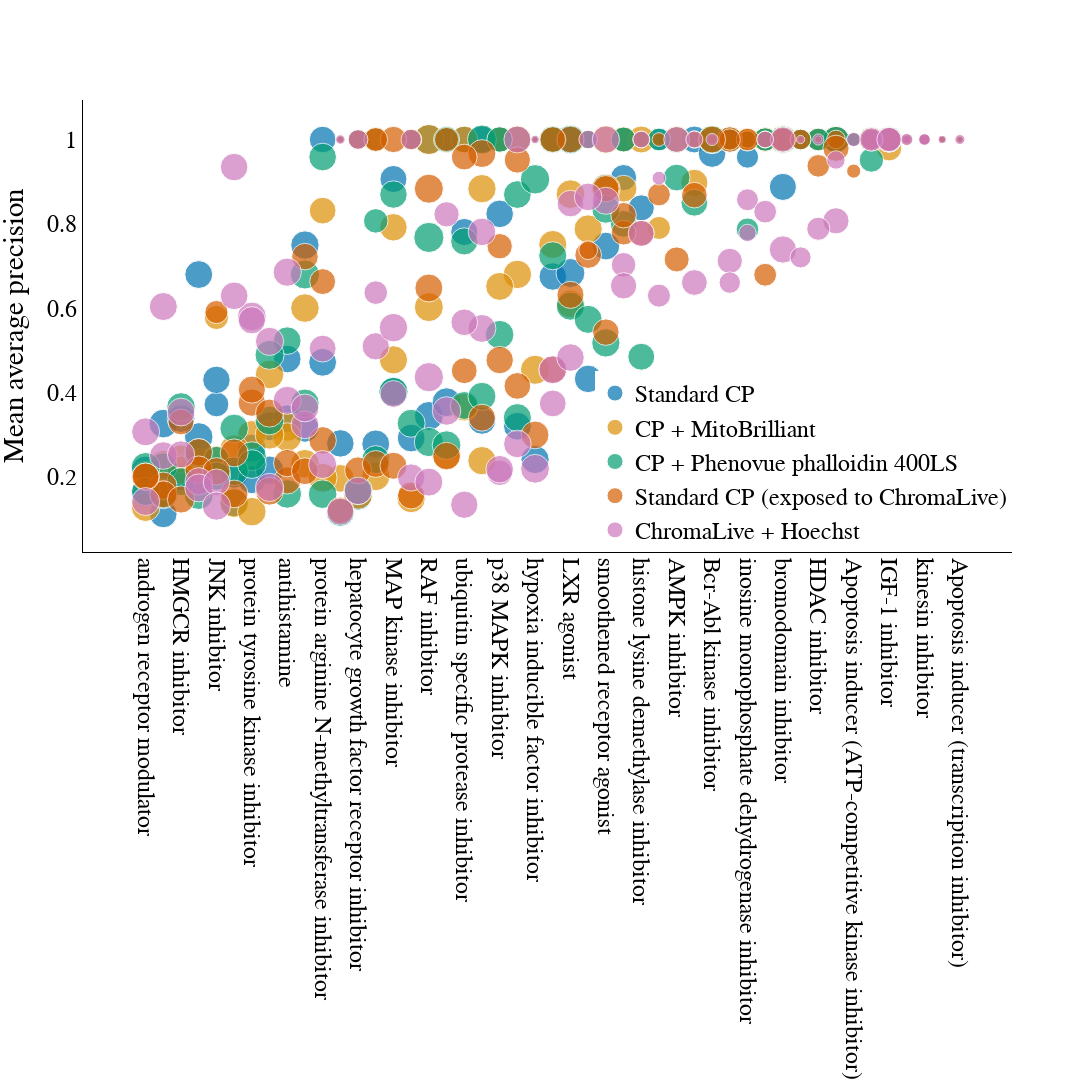

The notebook cell saved with this chart:
### Code cell
moA_control_plot

### Figure 1 — Plotly figure (JSON) as saved in the notebook; plotly's stock layout.template omitted (floating-point values rounded to 4 significant figures)
{"data": [{"hovertext": ["pomalidomide", "homochlorcyclizine", "orphenadrine", "AZD7545", "SHP099", "hydroxyzine", "SU-11274", "PF-477736", "GSK-3-inhibitor-IX", "A-366", "apratastat", "merimepodib", "BMS-863233", "veliparib", "PFI-1", "P5091", "CHIR-99021", "filgotinib", "Staurosporine", "SGX523", "CPI-0610", "BIX-02188", "AMG900", "T-0901317", "ML-298", "NVP-AEW541", "maprotiline", "ML324", "ketotifen", "PNU-74654", "SU3327", "GW-3965", "carmustine", "filanesib", "APY0201", "GW-5074", "lenvatinib", "ponatinib", "WZ4003", "BX-912", "halopemide", "MK-5108", "ruxolitinib", "dosulepin", "niraparib", "ABT-737", "BMS-566419", "selumetinib", "UNC0642", "romidepsin", "RGFP966", "venetoclax", "quazinone", "ispinesib", "THZ1", "KH-CB19", "GDC-0879", "rheochrysidin", "FR-180204", "Thapsigargin", "EPZ015666", "DACTINOMYCIN", "GSK2334470", "BLU9931", "valrubicin", "purmorphamine", "BI-78D3", "SCH-900776", "CP-724714", "andarine", "rosuvastatin", "dimethindene-(S)-(+)", "skepinone-l", "sirolimus", "neratinib", "delta-Tocotrienol", "linsitinib", "SGC-707", "GNF-5", "PD-198306", "VX-745", "ML-323", "ICG-001", "AMG-925", "GSK-J4", "IOX2", "PS178990", "AZD2014", "SAG", "acriflavine"], "marker": {"color": "#0173b2", "size": [40.85, 38.28, 41.74, 36.28, 39.73, 38.84, 18.45, 2.565, 16.01, 38.58, 38.82, 13.71, 31.88, 38.51, 36.84, 36.75, 34.28, 39.25, 8.557, 39, 31.81, 37.85, 7.27, 39.56, 37.66, 31.24, 39.49, 34.08, 41.11, 38.91, 30.89, 41.89, 37.84, 4.973, 22.25, 41.85, 32.48, 3.542, 33.62, 12.46, 37.6, 25.43, 40.32, 39.37, 20.57, 30.72, 24.7, 34.7, 37.08, 2.978, 25.46, 34.08, 37.86, 4.815, 1.232, 41.71, 44.21, 40.07, 39.03, 0.9025, 35.45, 2.083, 30.39, 25.39, 1.98, 38.54, 37.75, 5.7, 37.97, 40.55, 38.51, 40.47, 30.81, 27.39, 16.37, 39.27, 31.14, 38.77, 38.32, 36.67, 38.06, 35.77, 29.25, 20.55, 12.76, 39.74, 40.48, 13.44, 38.38, 0.7425], "sizemin": 3, "sizemode": "area", "sizeref": 0.1}, "mode": "markers", "name": "Standard CP", "type": "scatter", "x": ["tumor necrosis factor production inhibitor", "antihistamine", "acetylcholine receptor antagonist", "pyruvate dehydrogenase kinase inhibitor", "protein tyrosine kinase inhibitor", "antihistamine", "hepatocyte growth factor receptor inhibitor", "CHK inhibitor", "glycogen synthase kinase inhibitor", "histone lysine methyltransferase inhibitor", "tumor necrosis factor production inhibitor", "inosine monophosphate dehydrogenase inhibitor", "CDC inhibitor", "PARP inhibitor", "bromodomain inhibitor", "ubiquitin specific protease inhibitor", "glycogen synthase kinase inhibitor", "JAK inhibitor", "Apoptosis inducer (ATP-competitive kinase inhibitor)", "hepatocyte growth factor receptor inhibitor", "bromodomain inhibitor", "MEK inhibitor", "Aurora kinase inhibitor", "LXR agonist", "phospholipase inhibitor", "IGF-1 inhibitor", "tricyclic antidepressant", "histone lysine demethylase inhibitor", "phosphodiesterase inhibitor", "beta-catenin inhibitor", "JNK inhibitor", "LXR agonist", "DNA inhibitor", "kinesin inhibitor", "phosphoinositide dependent kinase inhibitor", "RAF inhibitor", "FGFR inhibitor", "Bcr-Abl kinase inhibitor", "AMPK inhibitor", "pyruvate dehydrogenase kinase inhibitor", "phospholipase inhibitor", "Aurora kinase inhibitor", "JAK inhibitor", "tricyclic antidepressant", "PARP inhibitor", "BCL inhibitor", "inosine monophosphate dehydrogenase inhibitor", "MEK inhibitor", "histone lysine methyltransferase inhibitor", "HDAC inhibitor", "HDAC inhibitor", "BCL inhibitor", "phosphodiesterase inhibitor", "kinesin inhibitor", "CDK inhibitor", "CDC inhibitor", "RAF inhibitor", "protein tyrosine kinase inhibitor", "MAP kinase inhibitor", "ER stressor (SERCA inhibitor)", "protein arginine N-methyltransferase inhibitor", "Apoptosis inducer (transcription inhibitor)", "phosphoinositide dependent kinase inhibitor", "FGFR inhibitor", "DNA inhibitor", "smoothened receptor agonist", "JNK inhibitor", "CHK inhibitor", "EGFR inhibitor", "androgen receptor modulator", "HMGCR inhibitor", "acetylcholine receptor antagonist", "p38 MAPK inhibitor", "mTOR inhibitor", "EGFR inhibitor", "HMGCR inhibitor", "IGF-1 inhibitor", "protein arginine N-methyltransferase inhibitor", "Bcr-Abl kinase inhibitor", "MAP kinase inhibitor", "p38 MAPK inhibitor", "ubiquitin specific protease inhibitor", "beta-catenin inhibitor", "CDK inhibitor", "histone lysine demethylase inhibitor", "hypoxia inducible factor inhibitor", "androgen receptor modulator", "mTOR inhibitor", "smoothened receptor agonist", "hypoxia inducible factor inhibitor"], "y": [0.2945, 0.4793, 0.3199, 1, 0.2676, 0.3375, 1, 1, 1, 0.3198, 0.6797, 1, 1, 0.2918, 0.8875, 0.7806, 1, 0.3151, 1, 0.1537, 1, 0.675, 1, 1, 0.3333, 1, 0.1387, 0.8378, 0.3261, 0.278, 0.3717, 0.6833, 0.2791, 1, 1, 0.3442, 1, 1, 1, 1, 1, 1, 0.7496, 0.206, 1, 1, 0.9583, 1, 1, 1, 1, 0.9097, 0.1117, 1, 1, 0.3769, 1, 0.1934, 0.402, 1, 1, 1, 1, 1, 1, 0.7472, 0.4298, 1, 0.4322, 0.1619, 0.3379, 0.2156, 1, 1, 1, 0.2001, 1, 0.4715, 0.9667, 0.9062, 0.8236, 1, 1, 1, 1, 0.2409, 0.2155, 1, 0.8854, 1]}, {"hovertext": ["pomalidomide", "homochlorcyclizine", "orphenadrine", "AZD7545", "SHP099", "hydroxyzine", "SU-11274", "PF-477736", "GSK-3-inhibitor-IX", "A-366", "apratastat", "merimepodib", "BMS-863233", "veliparib", "PFI-1", "P5091", "CHIR-99021", "filgotinib", "Staurosporine", "SGX523", "CPI-0610", "BIX-02188", "AMG900", "T-0901317", "ML-298", "NVP-AEW541", "maprotiline", "ML324", "ketotifen", "PNU-74654", "SU3327", "GW-3965", "carmustine", "filanesib", "APY0201", "GW-5074", "lenvatinib", "ponatinib", "WZ4003", "BX-912", "halopemide", "MK-5108", "ruxolitinib", "dosulepin", "niraparib", "ABT-737", "BMS-566419", "selumetinib", "UNC0642", "romidepsin", "RGFP966", "venetoclax", "quazinone", "ispinesib", "THZ1", "KH-CB19", "GDC-0879", "rheochrysidin", "FR-180204", "Thapsigargin", "EPZ015666", "DACTINOMYCIN", "GSK2334470", "BLU9931", "valrubicin", "purmorphamine", "BI-78D3", "SCH-900776", "CP-724714", "andarine", "rosuvastatin", "dimethindene-(S)-(+)", "skepinone-l", "sirolimus", "neratinib", "delta-Tocotrienol", "linsitinib", "SGC-707", "GNF-5", "PD-198306", "VX-745", "ML-323", "ICG-001", "AMG-925", "GSK-J4", "IOX2", "PS178990", "AZD2014", "SAG", "acriflavine"], "marker": {"color": "#de8f05", "size": [40.66, 41.45, 40.87, 36.9, 41.18, 41.2, 19.45, 2.638, 16.7, 40.63, 40.46, 13.99, 33.47, 40.27, 37.26, 38.7, 35.55, 41.08, 8.947, 41.73, 32.18, 39.53, 7.37, 39.05, 40.15, 31.99, 41.01, 36.45, 40.64, 40.29, 29.37, 41.04, 38.55, 5.2, 22.5, 41.93, 32.88, 3.967, 35.01, 12.49, 40.29, 26.56, 40.85, 40.43, 21.8, 32.0, 26.72, 35.3, 37.67, 3.025, 26.09, 35.84, 39.98, 4.765, 1.49, 40.57, 45.7, 40.81, 39.88, 0.9425, 35.81, 2.355, 30.74, 26.08, 1.923, 41.05, 40.03, 6.79, 39.96, 41.48, 40.24, 41.81, 31.89, 28.8, 17.23, 40.15, 32.21, 41.81, 39.84, 37.83, 39.17, 35.99, 30.69, 21.59, 12.4, 42.44, 40.68, 13.76, 39.49, 0.5], "sizemin": 3, "sizemode": "area", "sizeref": 0.1}, "mode": "markers", "name": "CP + MitoBrilliant", "type": "scatter", "x": ["tumor necrosis factor production inhibitor", "antihistamine", "acetylcholine receptor antagonist", "pyruvate dehydrogenase kinase inhibitor", "protein tyrosine kinase inhibitor", "antihistamine", "hepatocyte growth factor receptor inhibitor", "CHK inhibitor", "glycogen synthase kinase inhibitor", "histone lysine methyltransferase inhibitor", "tumor necrosis factor production inhibitor", "inosine monophosphate dehydrogenase inhibitor", "CDC inhibitor", "PARP inhibitor", "bromodomain inhibitor", "ubiquitin specific protease inhibitor", "glycogen synthase kinase inhibitor", "JAK inhibitor", "Apoptosis inducer (ATP-competitive kinase inhibitor)", "hepatocyte growth factor receptor inhibitor", "bromodomain inhibitor", "MEK inhibitor", "Aurora kinase inhibitor", "LXR agonist", "phospholipase inhibitor", "IGF-1 inhibitor", "tricyclic antidepressant", "histone lysine demethylase inhibitor", "phosphodiesterase inhibitor", "beta-catenin inhibitor", "JNK inhibitor", "LXR agonist", "DNA inhibitor", "kinesin inhibitor", "phosphoinositide dependent kinase inhibitor", "RAF inhibitor", "FGFR inhibitor", "Bcr-Abl kinase inhibitor", "AMPK inhibitor", "pyruvate dehydrogenase kinase inhibitor", "phospholipase inhibitor", "Aurora kinase inhibitor", "JAK inhibitor", "tricyclic antidepressant", "PARP inhibitor", "BCL inhibitor", "inosine monophosphate dehydrogenase inhibitor", "MEK inhibitor", "histone lysine methyltransferase inhibitor", "HDAC inhibitor", "HDAC inhibitor", "BCL inhibitor", "phosphodiesterase inhibitor", "kinesin inhibitor", "CDK inhibitor", "CDC inhibitor", "RAF inhibitor", "protein tyrosine kinase inhibitor", "MAP kinase inhibitor", "ER stressor (SERCA inhibitor)", "protein arginine N-methyltransferase inhibitor", "Apoptosis inducer (transcription inhibitor)", "phosphoinositide dependent kinase inhibitor", "FGFR inhibitor", "DNA inhibitor", "smoothened receptor agonist", "JNK inhibitor", "CHK inhibitor", "EGFR inhibitor", "androgen receptor modulator", "HMGCR inhibitor", "acetylcholine receptor antagonist", "p38 MAPK inhibitor", "mTOR inhibitor", "EGFR inhibitor", "HMGCR inhibitor", "IGF-1 inhibitor", "protein arginine N-methyltransferase inhibitor", "Bcr-Abl kinase inhibitor", "MAP kinase inhibitor", "p38 MAPK inhibitor", "ubiquitin specific protease inhibitor", "beta-catenin inhibitor", "CDK inhibitor", "histone lysine demethylase inhibitor", "hypoxia inducible factor inhibitor", "androgen receptor modulator", "mTOR inhibitor", "smoothened receptor agonist", "hypoxia inducible factor inhibitor"], "y": [0.1939, 0.3182, 0.4427, 0.8972, 0.2994, 0.2941, 1, 1, 1, 0.68, 0.233, 1, 1, 0.1484, 1, 0.3651, 1, 0.2309, 1, 0.1571, 1, 0.751, 1, 0.6102, 0.2382, 0.9792, 0.1375, 1, 0.1605, 0.2005, 0.5779, 0.8704, 0.1963, 1, 1, 0.6024, 1, 1, 1, 1, 0.8833, 0.7903, 0.6002, 0.2658, 1, 1, 1, 1, 1, 1, 1, 0.8833, 0.229, 1, 1, 0.2518, 1, 0.1172, 0.4773, 1, 0.8312, 1, 1, 1, 1, 0.8833, 0.24, 1, 0.7877, 0.1281, 0.2419, 0.2998, 1, 1, 1, 0.216, 1, 0.1976, 1, 0.7917, 0.6516, 1, 1, 1, 1, 0.4537, 0.2024, 1, 1, 1]}, {"hovertext": ["pomalidomide", "homochlorcyclizine", "orphenadrine", "AZD7545", "SHP099", "hydroxyzine", "SU-11274", "PF-477736", "GSK-3-inhibitor-IX", "A-366", "apratastat", "merimepodib", "BMS-863233", "veliparib", "PFI-1", "P5091", "CHIR-99021", "filgotinib", "Staurosporine", "SGX523", "CPI-0610", "BIX-02188", "AMG900", "T-0901317", "ML-298", "NVP-AEW541", "maprotiline", "ML324", "ketotifen", "PNU-74654", "SU3327", "GW-3965", "carmustine", "filanesib", "APY0201", "GW-5074", "lenvatinib", "ponatinib", "WZ4003", "BX-912", "halopemide", "MK-5108", "ruxolitinib", "dosulepin", "niraparib", "ABT-737", "BMS-566419", "selumetinib", "UNC0642", "romidepsin", "RGFP966", "venetoclax", "quazinone", "ispinesib", "THZ1", "KH-CB19", "GDC-0879", "rheochrysidin", "FR-180204", "Thapsigargin", "EPZ015666", "DACTINOMYCIN", "GSK2334470", "BLU9931", "valrubicin", "purmorphamine", "BI-78D3", "SCH-900776", "CP-724714", "andarine", "rosuvastatin", "dimethindene-(S)-(+)", "skepinone-l", "sirolimus", "neratinib", "delta-Tocotrienol", "linsitinib", "SGC-707", "GNF-5", "PD-198306", "VX-745", "ML-323", "ICG-001", "AMG-925", "GSK-J4", "IOX2", "PS178990", "AZD2014", "SAG", "acriflavine"], "marker": {"color": "#029e73", "size": [42.05, 40.96, 41.48, 35.99, 41.99, 38.19, 19.38, 2.632, 15.85, 39.65, 41.62, 14.57, 33.99, 39.12, 37.95, 38.85, 34.68, 40.81, 9.498, 40.45, 33.03, 39.58, 7.275, 40.38, 39.18, 31.87, 40.59, 36.26, 39.95, 39.48, 30.57, 40.16, 39.56, 5.015, 22.48, 42.7, 30.99, 3.297, 35.8, 11.75, 42.15, 26.01, 42.22, 41.11, 21.41, 31.03, 25.53, 35.83, 38.49, 2.803, 25.85, 35.47, 40.13, 4.505, 1.137, 41.28, 45.55, 41.35, 42.59, 0.845, 38.3, 1.923, 29.89, 25.88, 1.795, 40.01, 40.02, 5.57, 39.4, 41.89, 40.84, 42.33, 32.73, 27.37, 17.32, 39.51, 32.02, 41.14, 39.59, 37.84, 40.7, 36.93, 30.05, 21.68, 13.35, 43.51, 39.68, 14.52, 39.65, 0.54], "sizemin": 3, "sizemode": "area", "sizeref": 0.1}, "mode": "markers", "name": "CP + Phenovue phalloidin 400LS", "type": "scatter", "x": ["tumor necrosis factor production inhibitor", "antihistamine", "acetylcholine receptor antagonist", "pyruvate dehydrogenase kinase inhibitor", "protein tyrosine kinase inhibitor", "antihistamine", "hepatocyte growth factor receptor inhibitor", "CHK inhibitor", "glycogen synthase kinase inhibitor", "histone lysine methyltransferase inhibitor", "tumor necrosis factor production inhibitor", "inosine monophosphate dehydrogenase inhibitor", "CDC inhibitor", "PARP inhibitor", "bromodomain inhibitor", "ubiquitin specific protease inhibitor", "glycogen synthase kinase inhibitor", "JAK inhibitor", "Apoptosis inducer (ATP-competitive kinase inhibitor)", "hepatocyte growth factor receptor inhibitor", "bromodomain inhibitor", "MEK inhibitor", "Aurora kinase inhibitor", "LXR agonist", "phospholipase inhibitor", "IGF-1 inhibitor", "tricyclic antidepressant", "histone lysine demethylase inhibitor", "phosphodiesterase inhibitor", "beta-catenin inhibitor", "JNK inhibitor", "LXR agonist", "DNA inhibitor", "kinesin inhibitor", "phosphoinositide dependent kinase inhibitor", "RAF inhibitor", "FGFR inhibitor", "Bcr-Abl kinase inhibitor", "AMPK inhibitor", "pyruvate dehydrogenase kinase inhibitor", "phospholipase inhibitor", "Aurora kinase inhibitor", "JAK inhibitor", "tricyclic antidepressant", "PARP inhibitor", "BCL inhibitor", "inosine monophosphate dehydrogenase inhibitor", "MEK inhibitor", "histone lysine methyltransferase inhibitor", "HDAC inhibitor", "HDAC inhibitor", "BCL inhibitor", "phosphodiesterase inhibitor", "kinesin inhibitor", "CDK inhibitor", "CDC inhibitor", "RAF inhibitor", "protein tyrosine kinase inhibitor", "MAP kinase inhibitor", "ER stressor (SERCA inhibitor)", "protein arginine N-methyltransferase inhibitor", "Apoptosis inducer (transcription inhibitor)", "phosphoinositide dependent kinase inhibitor", "FGFR inhibitor", "DNA inhibitor", "smoothened receptor agonist", "JNK inhibitor", "CHK inhibitor", "EGFR inhibitor", "androgen receptor modulator", "HMGCR inhibitor", "acetylcholine receptor antagonist", "p38 MAPK inhibitor", "mTOR inhibitor", "EGFR inhibitor", "HMGCR inhibitor", "IGF-1 inhibitor", "protein arginine N-methyltransferase inhibitor", "Bcr-Abl kinase inhibitor", "MAP kinase inhibitor", "p38 MAPK inhibitor", "ubiquitin specific protease inhibitor", "beta-catenin inhibitor", "CDK inhibitor", "histone lysine demethylase inhibitor", "hypoxia inducible factor inhibitor", "androgen receptor modulator", "mTOR inhibitor", "smoothened receptor agonist", "hypoxia inducible factor inhibitor"], "y": [0.2559, 0.1593, 0.3336, 0.85, 0.2487, 0.5229, 1, 1, 1, 0.3402, 0.1567, 1, 1, 0.3269, 1, 0.3692, 1, 0.3743, 1, 0.1681, 1, 0.7242, 1, 1, 0.3909, 1, 0.3148, 0.4847, 0.2237, 0.2405, 0.2428, 0.6049, 0.1155, 1, 1, 0.2824, 1, 1, 0.9097, 1, 1, 1, 0.6798, 0.2132, 1, 1, 0.7871, 1, 0.8694, 1, 1, 0.8, 0.1577, 1, 1, 0.275, 0.7677, 0.2301, 0.4015, 1, 0.9583, 1, 0.9514, 1, 1, 0.5175, 0.2016, 1, 0.5734, 0.2232, 0.3656, 0.4891, 1, 1, 1, 0.1884, 1, 0.1588, 1, 0.8694, 0.5371, 0.7583, 0.8069, 1, 1, 0.9056, 0.1652, 1, 0.8347, 1]}, {"hovertext": ["pomalidomide", "homochlorcyclizine", "orphenadrine", "AZD7545", "SHP099", "hydroxyzine", "SU-11274", "PF-477736", "GSK-3-inhibitor-IX", "A-366", "apratastat", "merimepodib", "BMS-863233", "veliparib", "PFI-1", "P5091", "CHIR-99021", "filgotinib", "Staurosporine", "SGX523", "CPI-0610", "BIX-02188", "AMG900", "T-0901317", "ML-298", "NVP-AEW541", "maprotiline", "ML324", "ketotifen", "PNU-74654", "SU3327", "GW-3965", "carmustine", "filanesib", "APY0201", "GW-5074", "lenvatinib", "ponatinib", "WZ4003", "BX-912", "halopemide", "MK-5108", "ruxolitinib", "dosulepin", "niraparib", "ABT-737", "BMS-566419", "selumetinib", "UNC0642", "romidepsin", "RGFP966", "venetoclax", "quazinone", "ispinesib", "THZ1", "KH-CB19", "GDC-0879", "rheochrysidin", "FR-180204", "Thapsigargin", "EPZ015666", "DACTINOMYCIN", "GSK2334470", "BLU9931", "valrubicin", "purmorphamine", "BI-78D3", "SCH-900776", "CP-724714", "andarine", "rosuvastatin", "dimethindene-(S)-(+)", "skepinone-l", "sirolimus", "neratinib", "delta-Tocotrienol", "linsitinib", "SGC-707", "GNF-5", "PD-198306", "VX-745", "ML-323", "ICG-001", "AMG-925", "GSK-J4", "IOX2", "PS178990", "AZD2014", "SAG", "acriflavine"], "marker": {"color": "#d55e00", "size": [37.91, 36.87, 39.01, 32.94, 37.44, 37.56, 19.02, 2.812, 17.5, 35.72, 37.9, 15.46, 29.01, 36.67, 33.23, 33.31, 34.38, 36.13, 10, 36.12, 27.3, 37.12, 9.46, 35.9, 36.46, 28.45, 39.06, 32.44, 37.48, 36.11, 26.86, 36.82, 35.41, 6.138, 22.8, 39.13, 32.73, 3.908, 31.42, 15.36, 38.92, 25.79, 35.44, 38.46, 22.55, 30.78, 25.18, 32.84, 34.55, 2.515, 25.61, 32.64, 36.38, 5.38, 1.357, 38.43, 42.34, 36.82, 36.53, 2.295, 33.53, 2.183, 26.3, 22.63, 2.857, 34.8, 37.61, 6.103, 35.66, 38.19, 33.41, 39.4, 32.14, 26.07, 17.69, 37.12, 28.08, 37.76, 36.19, 34.69, 37.65, 33.35, 27.89, 21.34, 13.71, 38.72, 36.11, 13.67, 35.14, 0.965], "sizemin": 3, "sizemode": "area", "sizeref": 0.1}, "mode": "markers", "name": "Standard CP (exposed to ChromaLive)", "type": "scatter", "x": ["tumor necrosis factor production inhibitor", "antihistamine", "acetylcholine receptor antagonist", "pyruvate dehydrogenase kinase inhibitor", "protein tyrosine kinase inhibitor", "antihistamine", "hepatocyte growth factor receptor inhibitor", "CHK inhibitor", "glycogen synthase kinase inhibitor", "histone lysine methyltransferase inhibitor", "tumor necrosis factor production inhibitor", "inosine monophosphate dehydrogenase inhibitor", "CDC inhibitor", "PARP inhibitor", "bromodomain inhibitor", "ubiquitin specific protease inhibitor", "glycogen synthase kinase inhibitor", "JAK inhibitor", "Apoptosis inducer (ATP-competitive kinase inhibitor)", "hepatocyte growth factor receptor inhibitor", "bromodomain inhibitor", "MEK inhibitor", "Aurora kinase inhibitor", "LXR agonist", "phospholipase inhibitor", "IGF-1 inhibitor", "tricyclic antidepressant", "histone lysine demethylase inhibitor", "phosphodiesterase inhibitor", "beta-catenin inhibitor", "JNK inhibitor", "LXR agonist", "DNA inhibitor", "kinesin inhibitor", "phosphoinositide dependent kinase inhibitor", "RAF inhibitor", "FGFR inhibitor", "Bcr-Abl kinase inhibitor", "AMPK inhibitor", "pyruvate dehydrogenase kinase inhibitor", "phospholipase inhibitor", "Aurora kinase inhibitor", "JAK inhibitor", "tricyclic antidepressant", "PARP inhibitor", "BCL inhibitor", "inosine monophosphate dehydrogenase inhibitor", "MEK inhibitor", "histone lysine methyltransferase inhibitor", "HDAC inhibitor", "HDAC inhibitor", "BCL inhibitor", "phosphodiesterase inhibitor", "kinesin inhibitor", "CDK inhibitor", "CDC inhibitor", "RAF inhibitor", "protein tyrosine kinase inhibitor", "MAP kinase inhibitor", "ER stressor (SERCA inhibitor)", "protein arginine N-methyltransferase inhibitor", "Apoptosis inducer (transcription inhibitor)", "phosphoinositide dependent kinase inhibitor", "FGFR inhibitor", "DNA inhibitor", "smoothened receptor agonist", "JNK inhibitor", "CHK inhibitor", "EGFR inhibitor", "androgen receptor modulator", "HMGCR inhibitor", "acetylcholine receptor antagonist", "p38 MAPK inhibitor", "mTOR inhibitor", "EGFR inhibitor", "HMGCR inhibitor", "IGF-1 inhibitor", "protein arginine N-methyltransferase inhibitor", "Bcr-Abl kinase inhibitor", "MAP kinase inhibitor", "p38 MAPK inhibitor", "ubiquitin specific protease inhibitor", "beta-catenin inhibitor", "CDK inhibitor", "histone lysine demethylase inhibitor", "hypoxia inducible factor inhibitor", "androgen receptor modulator", "mTOR inhibitor", "smoothened receptor agonist", "hypoxia inducible factor inhibitor"], "y": [0.2581, 0.1913, 0.1658, 0.8681, 0.3758, 0.2325, 1, 1, 1, 0.4155, 0.2168, 1, 1, 0.1557, 1, 0.4515, 0.9792, 0.2133, 0.925, 0.2154, 1, 0.4541, 1, 1, 0.3402, 1, 0.2566, 0.7778, 0.1787, 0.2304, 0.5908, 0.6315, 0.1204, 1, 1, 0.6478, 1, 1, 0.7156, 1, 0.9667, 0.8694, 0.7222, 0.1592, 1, 0.7792, 1, 1, 0.9514, 1, 0.9375, 0.8204, 0.1582, 1, 1, 0.249, 0.8833, 0.4067, 0.2261, 1, 0.663, 1, 1, 1, 1, 0.8833, 0.213, 1, 0.7259, 0.1998, 0.33, 0.351, 0.7468, 0.6792, 0.7375, 0.1461, 1, 0.2863, 1, 1, 0.4769, 0.9583, 1, 1, 1, 0.2992, 0.2009, 1, 0.5431, 1]}, {"hovertext": ["pomalidomide", "homochlorcyclizine", "orphenadrine", "AZD7545", "SHP099", "hydroxyzine", "SU-11274", "PF-477736", "GSK-3-inhibitor-IX", "A-366", "apratastat", "merimepodib", "BMS-863233", "veliparib", "PFI-1", "P5091", "CHIR-99021", "filgotinib", "Staurosporine", "SGX523", "CPI-0610", "BIX-02188", "AMG900", "T-0901317", "ML-298", "NVP-AEW541", "maprotiline", "ML324", "ketotifen", "PNU-74654", "SU3327", "GW-3965", "carmustine", "filanesib", "APY0201", "GW-5074", "lenvatinib", "ponatinib", "WZ4003", "BX-912", "halopemide", "MK-5108", "ruxolitinib", "dosulepin", "niraparib", "ABT-737", "BMS-566419", "selumetinib", "UNC0642", "romidepsin", "RGFP966", "venetoclax", "quazinone", "ispinesib", "THZ1", "KH-CB19", "GDC-0879", "rheochrysidin", "FR-180204", "Thapsigargin", "EPZ015666", "DACTINOMYCIN", "GSK2334470", "BLU9931", "valrubicin", "purmorphamine", "BI-78D3", "SCH-900776", "CP-724714", "andarine", "rosuvastatin", "dimethindene-(S)-(+)", "skepinone-l", "sirolimus", "neratinib", "delta-Tocotrienol", "linsitinib", "SGC-707", "GNF-5", "PD-198306", "VX-745", "ML-323", "ICG-001", "AMG-925", "GSK-J4", "IOX2", "PS178990", "AZD2014", "SAG", "acriflavine"], "marker": {"color": "#cc78bc", "size": [37.57, 39.91, 39.98, 33.28, 41.27, 39.42, 19.43, 3.915, 16.91, 37.97, 39.23, 15.17, 31.93, 37.2, 37.27, 37.4, 34.34, 38.72, 10.12, 38.28, 31.23, 39.21, 9.537, 35.5, 38.17, 29.09, 37.98, 34.02, 39.32, 37.26, 34.98, 38.09, 36.54, 6.768, 22.04, 39.16, 31.95, 7.298, 33.36, 14.29, 38.99, 26.59, 38.79, 38.44, 20.57, 30.29, 23.89, 35.89, 36.25, 6.202, 26.75, 34.69, 38.17, 6.745, 3.445, 40.74, 43.01, 36.99, 40.53, 3.328, 36.2, 5.122, 27.62, 22.87, 4.52, 36.88, 40.07, 7.287, 38.26, 39.3, 37.06, 39.78, 32.88, 25.87, 17.08, 38.63, 30.09, 39.24, 37.7, 35.9, 38.15, 35.6, 27.9, 22.25, 14.46, 41.59, 39.35, 14.16, 36.95, 3.623], "sizemin": 3, "sizemode": "area", "sizeref": 0.1}, "mode": "markers", "name": "ChromaLive + Hoechst", "type": "scatter", "x": ["tumor necrosis factor production inhibitor", "antihistamine", "acetylcholine receptor antagonist", "pyruvate dehydrogenase kinase inhibitor", "protein tyrosine kinase inhibitor", "antihistamine", "hepatocyte growth factor receptor inhibitor", "CHK inhibitor", "glycogen synthase kinase inhibitor", "histone lysine methyltransferase inhibitor", "tumor necrosis factor production inhibitor", "inosine monophosphate dehydrogenase inhibitor", "CDC inhibitor", "PARP inhibitor", "bromodomain inhibitor", "ubiquitin specific protease inhibitor", "glycogen synthase kinase inhibitor", "JAK inhibitor", "Apoptosis inducer (ATP-competitive kinase inhibitor)", "hepatocyte growth factor receptor inhibitor", "bromodomain inhibitor", "MEK inhibitor", "Aurora kinase inhibitor", "LXR agonist", "phospholipase inhibitor", "IGF-1 inhibitor", "tricyclic antidepressant", "histone lysine demethylase inhibitor", "phosphodiesterase inhibitor", "beta-catenin inhibitor", "JNK inhibitor", "LXR agonist", "DNA inhibitor", "kinesin inhibitor", "phosphoinositide dependent kinase inhibitor", "RAF inhibitor", "FGFR inhibitor", "Bcr-Abl kinase inhibitor", "AMPK inhibitor", "pyruvate dehydrogenase kinase inhibitor", "phospholipase inhibitor", "Aurora kinase inhibitor", "JAK inhibitor", "tricyclic antidepressant", "PARP inhibitor", "BCL inhibitor", "inosine monophosphate dehydrogenase inhibitor", "MEK inhibitor", "histone lysine methyltransferase inhibitor", "HDAC inhibitor", "HDAC inhibitor", "BCL inhibitor", "phosphodiesterase inhibitor", "kinesin inhibitor", "CDK inhibitor", "CDC inhibitor", "RAF inhibitor", "protein tyrosine kinase inhibitor", "MAP kinase inhibitor", "ER stressor (SERCA inhibitor)", "protein arginine N-methyltransferase inhibitor", "Apoptosis inducer (transcription inhibitor)", "phosphoinositide dependent kinase inhibitor", "FGFR inhibitor", "DNA inhibitor", "smoothened receptor agonist", "JNK inhibitor", "CHK inhibitor", "EGFR inhibitor", "androgen receptor modulator", "HMGCR inhibitor", "acetylcholine receptor antagonist", "p38 MAPK inhibitor", "mTOR inhibitor", "EGFR inhibitor", "HMGCR inhibitor", "IGF-1 inhibitor", "protein arginine N-methyltransferase inhibitor", "Bcr-Abl kinase inhibitor", "MAP kinase inhibitor", "p38 MAPK inhibitor", "ubiquitin specific protease inhibitor", "beta-catenin inhibitor", "CDK inhibitor", "histone lysine demethylase inhibitor", "hypoxia inducible factor inhibitor", "androgen receptor modulator", "mTOR inhibitor", "smoothened receptor agonist", "hypoxia inducible factor inhibitor"], "y": [0.189, 0.6854, 0.1748, 0.6608, 0.5803, 0.3814, 1, 1, 0.9514, 0.278, 0.1736, 0.7784, 0.8225, 0.1983, 0.7391, 0.1338, 0.8071, 0.3233, 1, 0.1664, 1, 0.4539, 0.9083, 0.848, 0.7808, 1, 0.9345, 0.7773, 0.6038, 0.5094, 0.1872, 0.4828, 0.1172, 1, 1, 0.1873, 0.712, 1, 1, 1, 0.5518, 0.6296, 0.3632, 0.6292, 1, 0.7028, 0.8571, 0.3739, 1, 1, 0.7883, 0.6529, 0.2503, 1, 1, 0.3561, 0.4362, 0.5712, 0.5537, 1, 0.504, 1, 1, 0.6606, 1, 0.8547, 0.1304, 1, 0.8639, 0.3065, 0.2531, 0.5211, 0.2096, 0.8288, 1, 0.3535, 1, 0.2289, 0.3332, 0.3965, 0.2179, 0.5664, 0.6368, 0.7203, 1, 0.2189, 0.1413, 1, 1, 1]}], "layout": {"boxmode": "group", "font": {"color": "Black", "family": "sans serif", "size": 24}, "height": 1250, "legend": {"x": 1, "xanchor": "right", "y": 0, "yanchor": "bottom"}, "plot_bgcolor": "rgba(0,0,0,0)", "width": 2000, "xaxis": {"categoryorder": "mean ascending", "linecolor": "black", "tickangle": 90}, "yaxis": {"linecolor": "black", "title": {"text": "Mean average precision"}}}}
